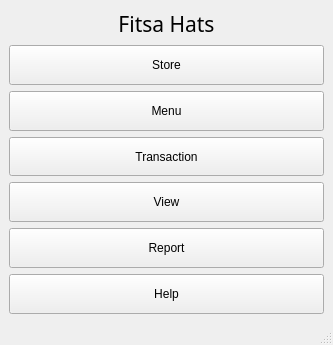
<?xml version="1.0" encoding="UTF-8"?>
<ui version="4.0">
 <class>MainWindow</class>
 <widget class="QMainWindow" name="MainWindow">
  <property name="geometry">
   <rect>
    <x>0</x>
    <y>0</y>
    <width>333</width>
    <height>345</height>
   </rect>
  </property>
  <property name="contextMenuPolicy">
   <enum>Qt::DefaultContextMenu</enum>
  </property>
  <property name="windowTitle">
   <string>Fitsa Hats</string>
  </property>
  <widget class="QWidget" name="centralwidget">
   <layout class="QGridLayout" name="gridLayout">
    <item row="0" column="0">
     <widget class="QLabel" name="title">
      <property name="font">
       <font>
        <family>Poppins Medium</family>
        <pointsize>16</pointsize>
       </font>
      </property>
      <property name="text">
       <string>Fitsa Hats</string>
      </property>
      <property name="alignment">
       <set>Qt::AlignCenter</set>
      </property>
     </widget>
    </item>
    <item row="1" column="0">
     <layout class="QVBoxLayout" name="verticalLayout">
      <item>
       <widget class="QPushButton" name="btn_store">
        <property name="sizePolicy">
         <sizepolicy hsizetype="Minimum" vsizetype="Expanding">
          <horstretch>0</horstretch>
          <verstretch>0</verstretch>
         </sizepolicy>
        </property>
        <property name="toolTip">
         <string>Register new store</string>
        </property>
        <property name="toolTipDuration">
         <number>-1</number>
        </property>
        <property name="statusTip">
         <string>Register new store</string>
        </property>
        <property name="text">
         <string>Store</string>
        </property>
       </widget>
      </item>
      <item>
       <widget class="QPushButton" name="btn_menu">
        <property name="sizePolicy">
         <sizepolicy hsizetype="Minimum" vsizetype="Expanding">
          <horstretch>0</horstretch>
          <verstretch>0</verstretch>
         </sizepolicy>
        </property>
        <property name="toolTip">
         <string>Register new menu</string>
        </property>
        <property name="statusTip">
         <string>Register new menu</string>
        </property>
        <property name="text">
         <string>Menu</string>
        </property>
       </widget>
      </item>
      <item>
       <widget class="QPushButton" name="btn_transaction">
        <property name="sizePolicy">
         <sizepolicy hsizetype="Minimum" vsizetype="Expanding">
          <horstretch>0</horstretch>
          <verstretch>0</verstretch>
         </sizepolicy>
        </property>
        <property name="toolTip">
         <string>Make a transaction</string>
        </property>
        <property name="statusTip">
         <string>Make a transaction</string>
        </property>
        <property name="text">
         <string>Transaction</string>
        </property>
       </widget>
      </item>
      <item>
       <widget class="QPushButton" name="btn_view">
        <property name="sizePolicy">
         <sizepolicy hsizetype="Minimum" vsizetype="Expanding">
          <horstretch>0</horstretch>
          <verstretch>0</verstretch>
         </sizepolicy>
        </property>
        <property name="toolTip">
         <string>View stores and menus</string>
        </property>
        <property name="statusTip">
         <string>View stores and menus</string>
        </property>
        <property name="text">
         <string>View</string>
        </property>
       </widget>
      </item>
      <item>
       <widget class="QPushButton" name="btn_report">
        <property name="sizePolicy">
         <sizepolicy hsizetype="Minimum" vsizetype="Expanding">
          <horstretch>0</horstretch>
          <verstretch>0</verstretch>
         </sizepolicy>
        </property>
        <property name="toolTip">
         <string>Make a report</string>
        </property>
        <property name="statusTip">
         <string>Make a report</string>
        </property>
        <property name="text">
         <string>Report</string>
        </property>
       </widget>
      </item>
      <item>
       <widget class="QPushButton" name="btn_help">
        <property name="sizePolicy">
         <sizepolicy hsizetype="Minimum" vsizetype="Expanding">
          <horstretch>0</horstretch>
          <verstretch>0</verstretch>
         </sizepolicy>
        </property>
        <property name="toolTip">
         <string>Help</string>
        </property>
        <property name="statusTip">
         <string>Help</string>
        </property>
        <property name="text">
         <string>Help</string>
        </property>
       </widget>
      </item>
     </layout>
    </item>
   </layout>
  </widget>
  <widget class="QMenuBar" name="menubar">
   <property name="geometry">
    <rect>
     <x>0</x>
     <y>0</y>
     <width>333</width>
     <height>21</height>
    </rect>
   </property>
  </widget>
  <widget class="QStatusBar" name="statusbar"/>
 </widget>
 <resources/>
 <connections/>
</ui>
